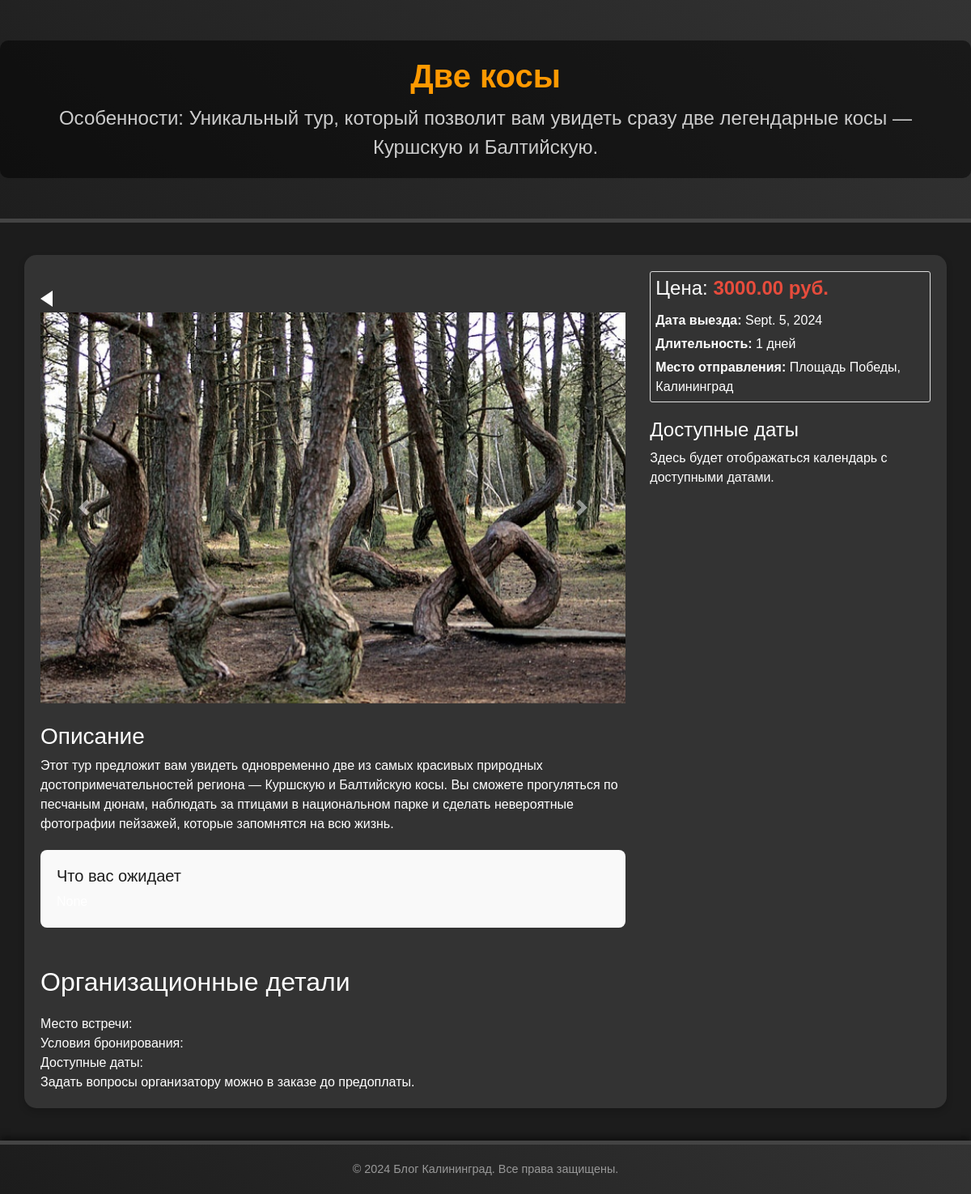
The page /tour/4/ on the database its author committed.
### blog/models.py (models this page shows, shortened)
class Tour(models.Model):
    title = models.CharField(max_length=255)
    short_description = models.CharField(max_length=100, blank=True)
    description = models.TextField(default="")
    expectations = RichTextField(blank=True, null=True)
    price = models.DecimalField(max_digits=10, decimal_places=2)
    departure_date = models.DateField(default=timezone.now)  # Możesz usunąć, jeśli to zbędne
    duration = models.IntegerField(default=1)
    starting_point = models.CharField(max_length=200, default="")
    image = models.ImageField(upload_to='tours/')
    organizational_details = RichTextField(blank=True, null=True)  # Szczegóły organizacyjne
    available_dates = models.JSONField(default=list, blank=True)  # Jeśli później będziesz integrować z kalendarzem

class TourImage(models.Model):
    image = models.ImageField(upload_to='tour_images/')
    tour = models.ForeignKey(Tour, related_name='tour_images', on_delete=models.CASCADE)  # Added related_name

### blog/views.py (the view)
# urls.py: path('tour/<int:tour_id>/', views.tour_detail, name='tour_detail'),
def tour_detail(request, tour_id):
    tour = get_object_or_404(Tour, id=tour_id)
    return render(request, 'tour_detail.html', {'tour': tour})

### blog/templates/tour_detail.html (shortened to what this page needs)
<!DOCTYPE html>
{% load static %}
<html lang="ru">
<head>
    <link rel="stylesheet" href="https://stackpath.bootstrapcdn.com/bootstrap/4.5.2/css/bootstrap.min.css">
    <link rel="stylesheet" type="text/css" href="{% static 'blog/style.css' %}">
</head>
<body>
    <header class="header">
        <div class="overlay">
            <h1 class="title">{{ tour.title }}</h1>
            <p class="subtitle">Особенности: {{ tour.short_description }}</p>
        </div>
    </header>
    <div class="container">
        <div class="row">
            <div class="col-md-8">
                <div class="mt-4">
                    <a href="/" class="back-home-button"></a>
                </div>
                <div id="tourCarousel" class="carousel slide mb-4" data-ride="carousel">
                    <div class="carousel-inner">
                        {% for image in tour.tour_images.all %}
                            <div class="carousel-item {% if forloop.first %}active{% endif %}">
                                <img src="{{ image.image.url }}" class="d-block w-100" alt="...">
                            </div>
                        {% endfor %}
                    </div>
                    <a class="carousel-control-prev" href="#tourCarousel" role="button" data-slide="prev">
                        <span class="carousel-control-prev-icon" aria-hidden="true"></span>
                    </a>
                    <a class="carousel-control-next" href="#tourCarousel" role="button" data-slide="next">
                        <span class="carousel-control-next-icon" aria-hidden="true"></span>
                    </a>
                </div>
                <h3>Описание</h3>
                <p>{{ tour.description }}</p>
                <section id="details" class="mb-5">
                    <h5>Что вас ожидает</h5>
                    <div class="expectations-list">
                    </div>
                </section>
                <section class="organizational-details" class="mb-5">
                    <h2>Организационные детали</h2>
                    <p>Место встречи: {{ tour.meeting_place }}</p>
                    <p>Условия бронирования:</p>
                    <p>Доступные даты:</p>
                    <p class="note">Задать вопросы организатору можно в заказе до предоплаты.</p>
                </section>
                        </div>
                        <div class="col-md-4">
                            <div class="tour-info">
                                <h4>Цена: <span class="tour-price">{{ tour.price }} руб.</span></h4>
                                <p><strong>Дата выезда:</strong> {{ tour.departure_date }}</p>
                                <p><strong>Длительность:</strong> {{ tour.duration }} дней</p>
                                <p><strong>Место отправления:</strong> {{ tour.starting_point }}</p>
                            </div>
                            <h4>Доступные даты</h4>
                            <div id="yandex-calendar">
                                <p>Здесь будет отображаться календарь с доступными датами.</p>
                            </div>
                        </div>
        </div>
    </div>
    <footer class="footer">
        <p>© 2024 Блог Калининград. Все права защищены.</p>
    </footer>
</body>
</html>

### static/blog/style.css (style rules this page uses)
a,body,li,p,ul { margin:0 }
a,body,h1,h2,li,p,ul { padding:0; box-sizing:border-box }
body { background-color:#1c1c1c; color:#fff; font-family:Arial,sans-serif }
body,footer { background-color:#1c1c1c; color:#fff; background-color:#1c1c1c }
html,body { background-color:#1c1c1c!important }
.container,.main-content,.page { background-color:#1c1c1c }
footer,header { padding:20px; text-align:center }
.header h1 { font-size:3rem; font-weight:700; color:#ff7f00; font-size:3rem; font-weight:700; font-size:3em; color:#f90 }
.header .overlay { background:#00000080; padding:20px; border-radius:10px; display:inline-block; animation:fadeIn 1s ease-out }
.header .title { font-size:2.5em; font-weight:700; margin:0 }
.header .subtitle { font-size:1.5em; margin-top:10px }
footer { margin-top:50px; background:linear-gradient(45deg,#1e1e1e,#333); color:#999; font-size:.9em; box-shadow:0-4px 8px #00000080 }
h2 { color:#fff; margin:0 0 20px }
h5 { color:#1c1c1c }
.card,.header h1 { margin-bottom:20px }
.footer { background-color:#222; border-top:5px solid #444; text-align:center; padding:20px; background:linear-gradient(45deg,#333,#1e1e1e); color:#999; font-size:.9em; box-shadow:0-4px 8px #00000080; margin-top:40px; background:linear-gradient(45deg,#1c1c1c,#333); color:#999 }
.tour-price { font-size:1.2rem; font-weight:700; color:#e74c3c; text-align:center }
h1 { font-size:3em; margin:0 }
.container { padding:20px; background-color:#333; border-radius:15px; box-shadow:0 4px 8px #0003; color:#fff }
.header p,.offer-item p { font-size:1.2em; color:#ccc }
.offer-item .price,.tour-price,.offer-price { color:#ff7f00 }
.row { display:flex; flex-wrap:wrap; margin-right:-15px; margin-left:-15px }
.tour-info { display:flex; flex-wrap:wrap; gap:5px; padding:6px; border:1px solid #ddd; border-radius:3px; margin-bottom:20px; flex:4; text-decoration: none; }
.tour-price { font-size:1.5rem; font-weight:700; color:#e74c3c }
#details,#organizational-details { padding:20px; background-color:#f9f9f9; border-radius:8px; margin-top:20px }
.expectations-list,.details-list { list-style:none; padding-left:0 }
.back-home-button { display: inline-block; width: 0; height: 0; border-top: 10px solid transparent; border-bottom: 10px solid transparent; border-right: 15px solid #fff; }
@media (min-width: 1200px) { .tour-info,.tour-image { flex:0 } }

### rows shown on the page
Tour: title "Две косы", short_description "Уникальный тур, который позволит вам увидеть сразу две легендарные косы — Куршскую и Балтийскую.", description "Этот тур предложит вам увидеть одновременно две из самых красивых природных достопримечательностей региона — Куршскую и Балтийскую косы. Вы сможете прогуляться по песчаным дюнам, наблюдать за птицами в национальном парке и сделать невероятные фотографии пейзажей, которые запомнятся на всю жизнь.", price "3000.00", departure_date "Sept. 5, 2024", duration "1", starting_point "Площадь Победы, Калининград"
TourImage: image (picture)
